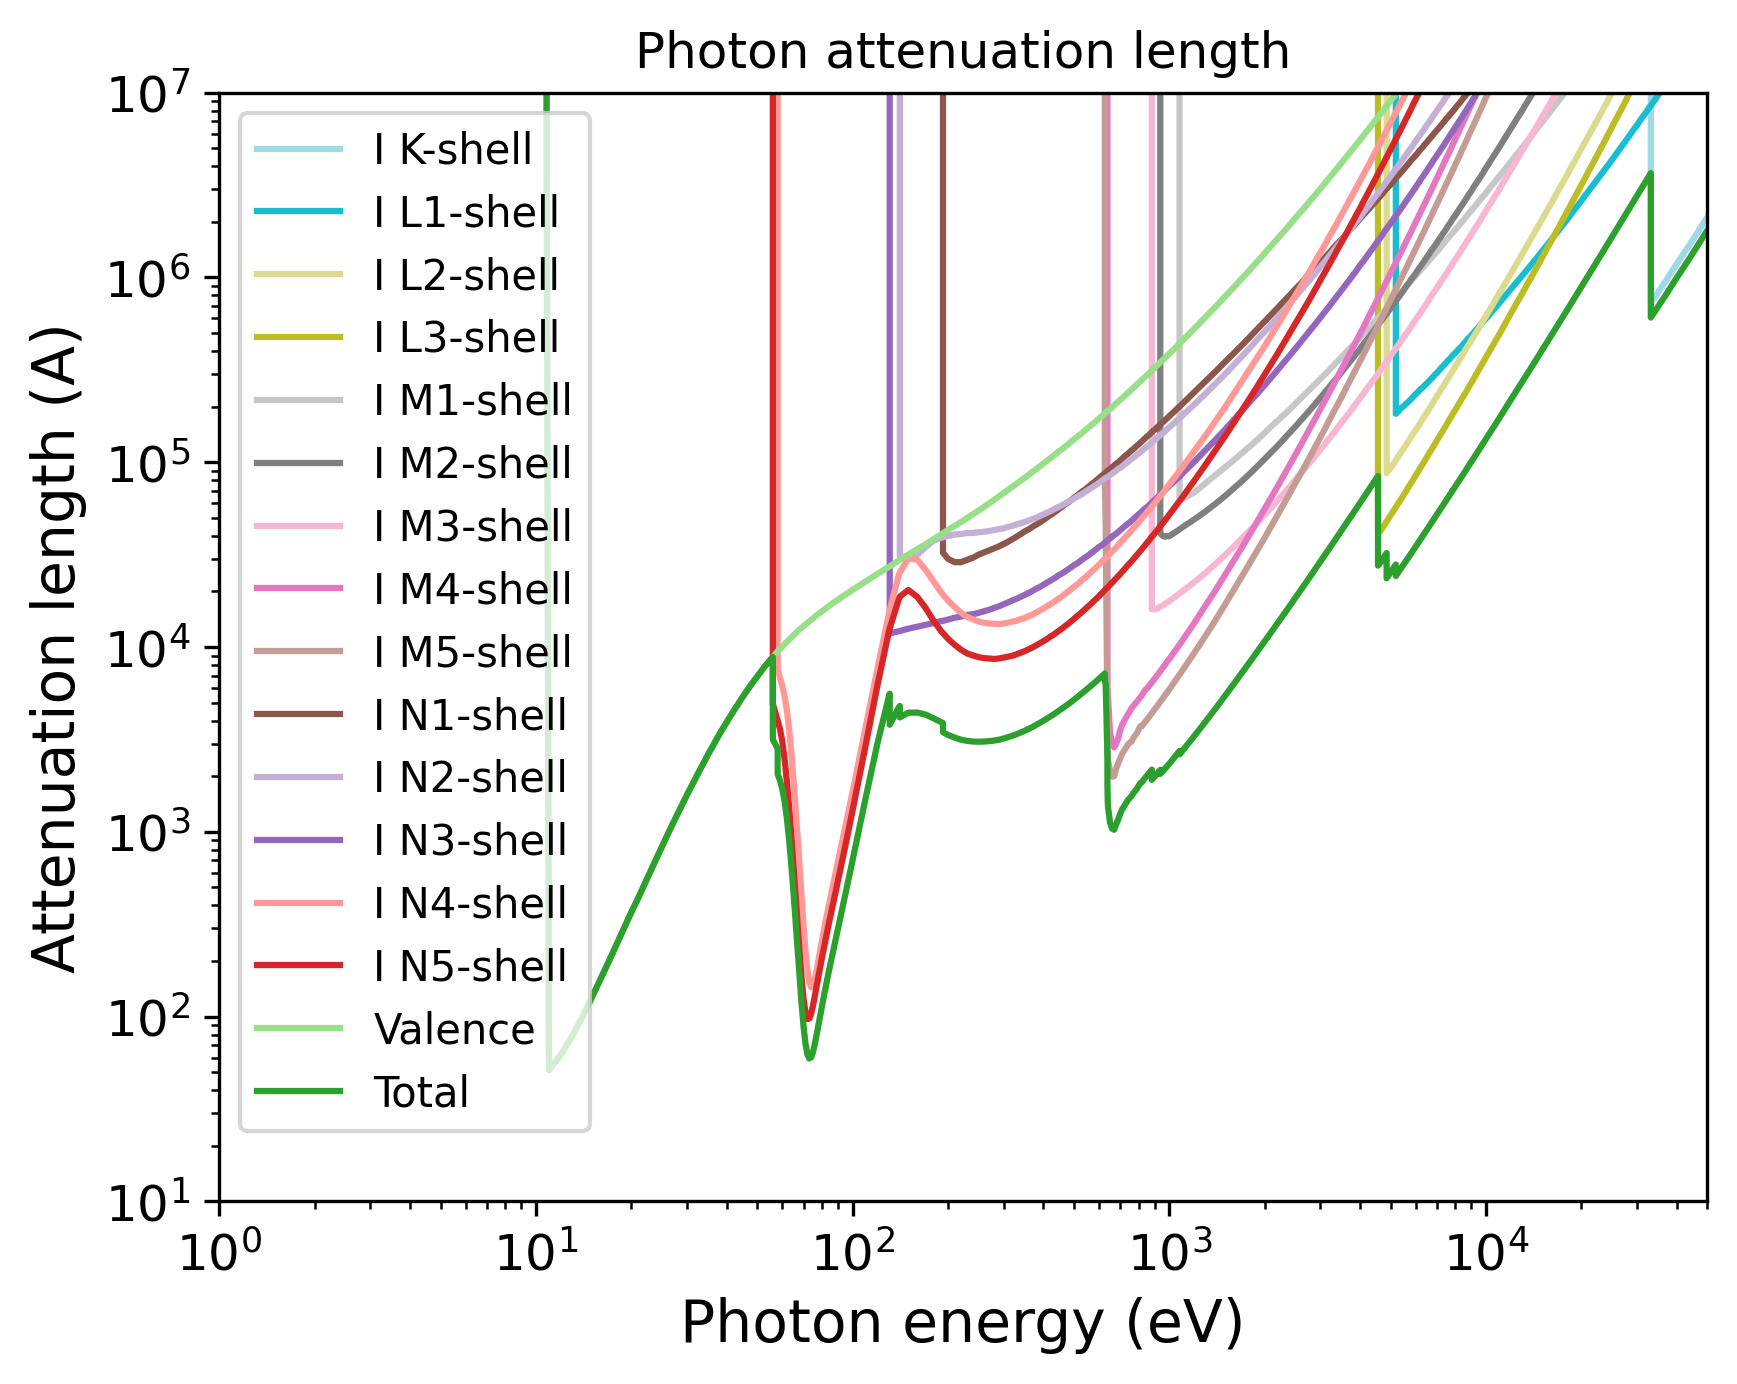

Source code (Python):
import pandas as pd
import numpy as np
import matplotlib.pyplot as plt
import matplotlib.cm as cm
# Set the format:
plt.xlabel("Photon energy (eV)", fontsize=14)
plt.ylabel("Attenuation length (A)", fontsize=14)
plt.xticks(fontsize=12)
plt.yticks(fontsize=12)
plt.grid(False)
# Set the axes:
# Read the output file:
df = pd.read_csv(r"OUTPUT_I_Photon_IMFP.dat", sep=r'\s+', header=None, comment="#", skipinitialspace=True)
plt.xscale("log")
plt.yscale("log")
# Prepare the plot:
columns_to_plot = [ 1, 2, 3, 4, 5, 6, 7, 8, 9, 10, 11, 12, 13, 14, 15, 16]
labels = [ "I K-shell", "I L1-shell", "I L2-shell", "I L3-shell", "I M1-shell", "I M2-shell", "I M3-shell", "I M4-shell", "I M5-shell", "I N1-shell", "I N2-shell", "I N3-shell", "I N4-shell", "I N5-shell", "Valence", "Total"]
# Create N distinct colors from a colormap
N = len(columns_to_plot)
colors = plt.cm.tab20(np.linspace(1, 0, 20))
# Set line styles:
linestyles = [ "-", "-", "-", "-", "-", "-", "-", "-", "-", "-", "-", "-", "-", "-", "-", "-"]
for i, col in enumerate(columns_to_plot):
    color = colors[i % len(colors)]
    ls    = linestyles[i % len(linestyles)]
    label = labels[i % len(labels)]
    plt.plot(df.iloc[:, 0], df.iloc[:, col],
    color=color,
    label=label,
    linestyle=ls)
plt.xlim(1.00000000,50000.00000000)
plt.ylim(10.00000000,10000000.00000000)
plt.title("Photon attenuation length")
plt.legend(loc="best", fontsize=10)
# Save the plot in this format:
plt.savefig("OUTPUT_MFP_photon.png", dpi=300, bbox_inches="tight")
